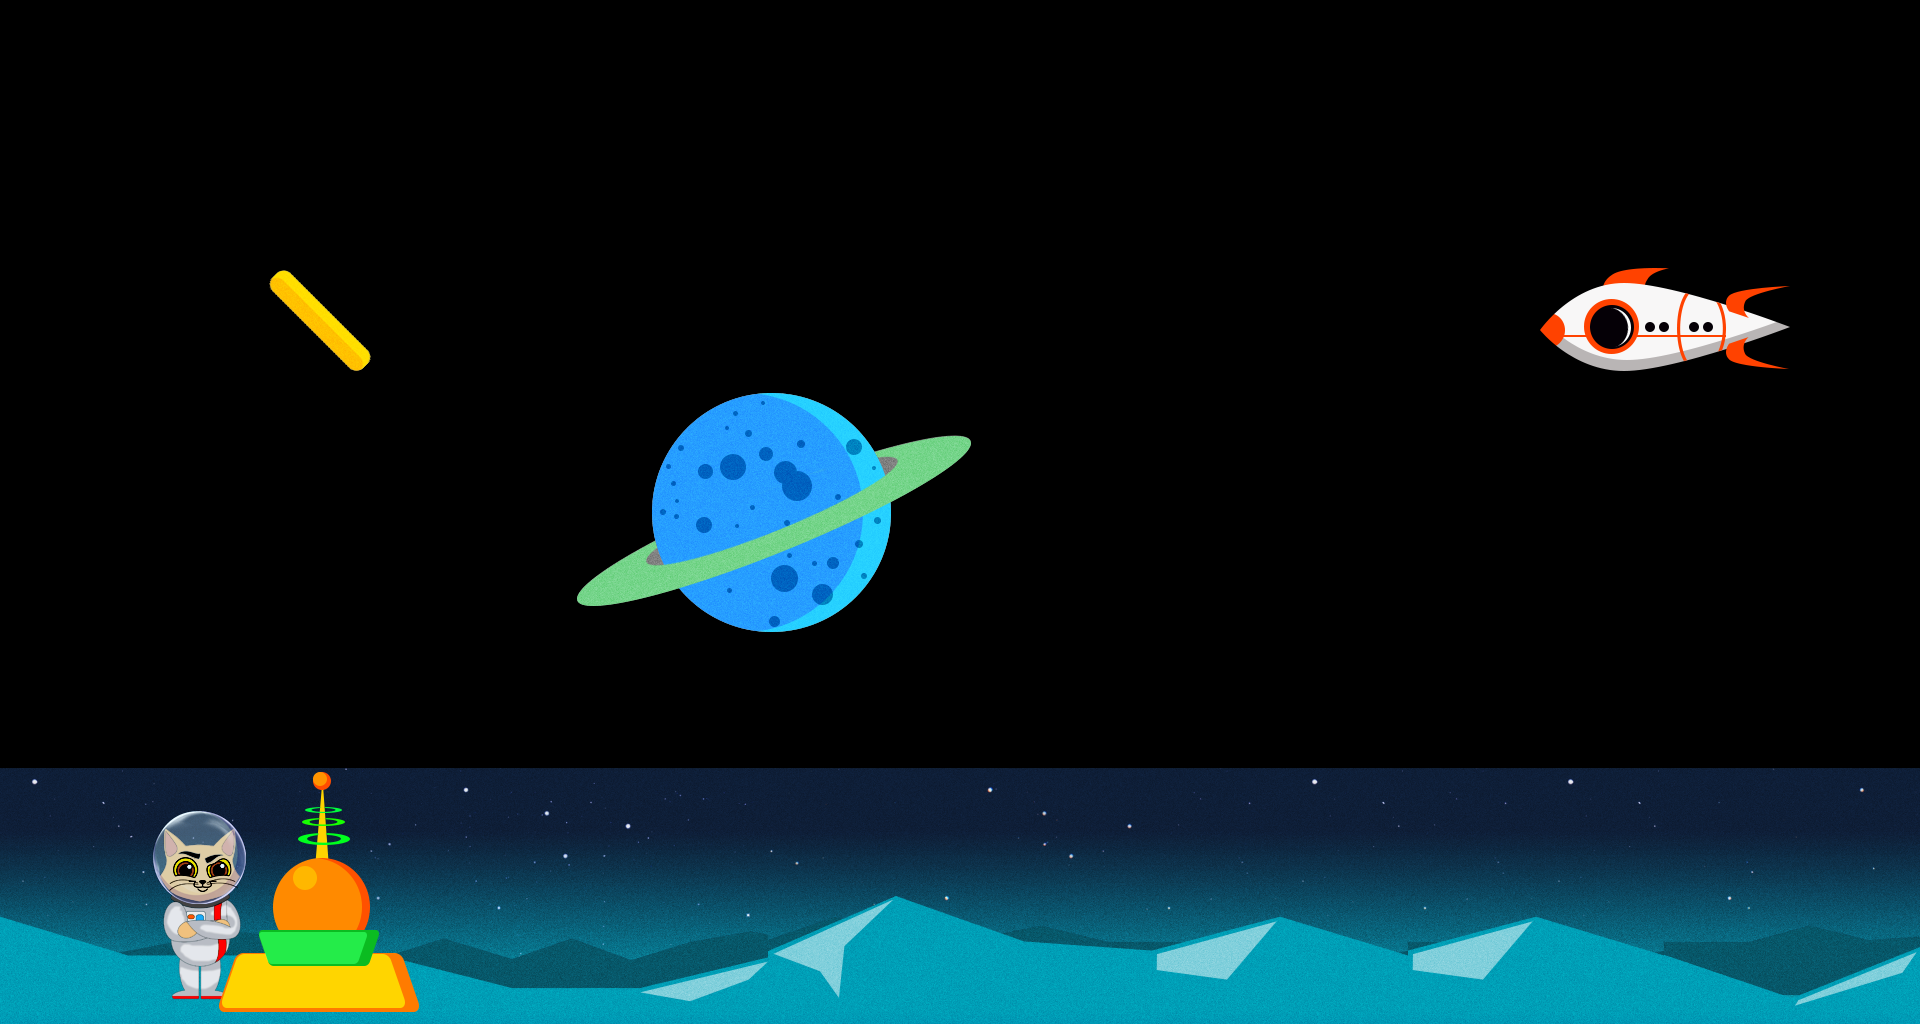

Below is a game level as drawn by its tile map, then a one-line description and the .tmx file that defines it, in full:
An orthogonal 15x8 tile map with 128x128 px tiles, 3 tile layers (BackgroudLayer, PlayerLayer
, GameLayer), 2 tilesets.

<map version="1.0" tiledversion="1.1.0" orientation="orthogonal" renderorder="right-down" width="15" height="8" tilewidth="128" tileheight="128" infinite="0" nextobjectid="1">
 <tileset firstgid="1" source="tiles.tsx" />
 <tileset firstgid="65" source="template_assets_v1.tsx" />
 <layer name="BackgroudLayer" width="15" height="8">
  <data encoding="csv">
0,0,0,0,0,0,0,0,0,0,0,0,0,0,0,
0,0,0,0,0,0,0,0,0,0,0,0,0,0,0,
0,0,0,0,0,0,0,0,0,0,0,0,0,0,100,
0,0,0,0,0,0,0,0,0,0,0,0,0,0,0,
0,0,0,0,0,0,0,0,0,0,0,0,0,0,0,
0,0,0,0,0,0,0,0,0,0,0,0,0,0,0,
159,160,161,162,163,164,155,156,157,158,159,158,159,167,168,
174,175,176,177,178,179,170,171,172,173,174,173,174,182,183
</data>
 </layer>
 <layer name="PlayerLayer&#10;" width="15" height="8">
  <data encoding="csv">
0,0,0,0,0,0,0,0,0,0,0,0,0,0,0,
0,0,0,0,0,0,0,0,0,0,0,0,0,0,0,
0,0,0,0,0,0,0,0,0,0,0,0,0,0,0,
0,0,0,0,0,0,0,0,0,0,0,0,0,0,0,
0,0,0,0,0,0,0,0,0,0,0,0,0,0,0,
0,0,0,0,0,0,0,0,0,0,0,0,0,0,0,
0,138,0,0,0,0,0,0,0,0,0,0,0,0,0,
0,153,0,0,0,0,0,0,0,0,0,0,0,0,0
</data>
 </layer>
 <layer name="GameLayer" width="15" height="8">
  <data encoding="csv">
0,0,0,0,0,0,0,0,0,0,0,0,0,0,0,
0,0,0,0,0,0,0,0,0,0,0,0,0,0,0,
0,0,121,0,0,0,0,0,0,0,0,0,92,93,0,
0,0,0,0,82,83,84,85,0,0,0,0,0,0,0,
0,0,0,0,97,98,99,100,0,0,0,0,0,0,0,
0,0,0,0,0,0,0,0,0,0,0,0,0,0,0,
0,89,90,91,0,0,0,0,0,0,0,0,0,0,0,
0,104,105,106,0,0,0,0,0,0,0,0,0,0,0
</data>
 </layer>
</map>
